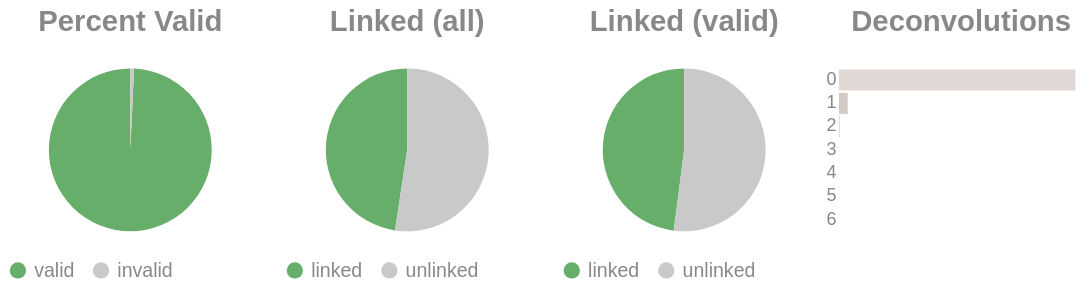

Notebook source saved alongside this figure:
### Code cell
if SKIPLR:
    pass
else:
    clash = Counter()
    for i in valids['molecule'].to_list():
        _mol = i.split("-")
        if len(_mol) == 1:
            clash.update('0')
        else:
            clash.update(_mol[-1])

    _d = {"deconvolutions": [], 'count': []}
    for k,v in clash.items():
        _d['deconvolutions'].append(k)
        _d['count'].append(v)

    tot_valid = valids['reads'].sum()
    mask = valids['reads'] >= 2
    n_linked_reads = valids.filter(mask)['reads'].sum()
    if n_linked_reads == 0:
        print_html("No linked molecules (>=2 reads) were detected; skipping linked-only distributions.")
        SKIPLR = True
    else:
        perc_valid = round(tot_valid / n_reads, 4)
        linked_perc_abs = round(n_linked_reads / n_reads, 4)
        linked_perc = round(n_linked_reads / tot_valid, 4)

    _valid = pl.DataFrame({"valids": ['valid', 'invalid'], "count": [tot_valid, n_reads - tot_valid]})
    _linked_abs = pl.DataFrame({"linked (absolute)": ['linked', 'unlinked'], "count": [n_linked_reads, n_reads - n_linked_reads]})
    _linked_rel = pl.DataFrame({"linked (valids)": ['linked', 'unlinked'], "count": [n_linked_reads, tot_valid - n_linked_reads]})

    (
        alt.hconcat(
            piechart(_valid, goodval = 'valid', title = "Percent Valid"),
            piechart(_linked_abs, goodval = "linked", title =  "Linked (all)"),
            piechart(_linked_rel, goodval = "linked", title =  "Linked (valid)"),
            convolutionbar(pl.DataFrame(_d), title = "Deconvolutions"),
            center = True,
            bounds = 'flush'
        )
        .resolve_scale(color='independent')
        .resolve_legend('independent')
        .properties(usermeta={'embedOptions': {"actions": False}})
    ).display()

### Figure 1 — Vega-Lite specification as saved in the notebook (floating-point values rounded to 4 significant figures)
{"width": "container", "height": 400, "config": {"title": {"anchor": "start", "dy": -15, "fontSize": 18, "color": "#888888", "subtitleColor": "#888888", "subtitleFontSize": 14}, "arc": {"fill": "#0072B2"}, "axis": {"domainColor": "#888888", "domainWidth": 0.5, "gridWidth": 0.2, "grid": false, "titleFontWeight": 400, "titleFontSize": 15, "labelFontSize": 11, "labelColor": "#888888", "tickColor": "#888888", "tickWidth": 0.2, "titleColor": "#888888"}, "axisBand": {"grid": false}, "axisX": {"grid": true, "tickSize": 10, "domainCap": "round"}, "axisY": {"domain": false, "grid": true, "tickSize": 0, "domainCap": "round"}, "background": "transparent", "header": {"labelFontSize": 15, "labelColor": "#888888", "titleFontSize": 15, "titleFontWeight": 600, "titleColor": "#888888"}, "legend": {"labelFont": "sans-serif", "labelFontSize": 12, "labelColor": "#888888", "symbolSize": 100, "symbolType": "circle", "titleFontSize": 12, "titlePadding": 10, "titleColor": "#888888", "title": null}, "range": {"category": ["#E69F00", "#56B4E9", "#009E73", "#F0E442", "#0072B2", "#D55E00", "#CC79A7", "#000000"], "diverging": ["#cfe8f3", "#a2d4ec", "#73bfe2", "#46abdb", "#1696d2", "#12719e"]}, "area": {"fill": "#0072B2", "fillOpacity": 0.7, "line": true, "strokeOpacity": 0.7}, "line": {"color": "#0072B2", "stroke": "#0072B2", "strokeWidth": 2}, "trail": {"color": "#0072B2", "stroke": "#0072B2", "strokeWidth": 0, "size": 1}, "point": {"filled": true, "fillOpacity": 1.0, "size": 95}, "text": {"color": "#888888", "fontSize": 11, "align": "right", "fontWeight": 400, "size": 11}, "bar": {"fill": "#0072B2", "stroke": null}, "view": {"stroke": null, "continuousWidth": 660, "continuousHeight": 400}}, "hconcat": [{"data": {"name": "data-27c7c00d2475bef2d33ad3510b51eb97"}, "mark": {"type": "arc"}, "encoding": {"color": {"field": "valids", "legend": {"orient": "bottom", "title": null}, "scale": {"domain": ["valid", "invalid"], "range": ["#68ae6b", "#C9C9C9"]}, "title": "Valids", "type": "nominal"}, "theta": {"field": "count", "type": "quantitative"}, "tooltip": [{"field": "valids", "title": "Valids", "type": "ordinal"}, {"field": "percent", "format": ".2%", "title": "Percent", "type": "quantitative"}, {"field": "count", "title": "Count", "type": "quantitative"}]}, "height": 100, "title": {"text": "Percent Valid", "align": "center", "anchor": "middle"}, "transform": [{"calculate": "datum.count / 8622174", "as": "percent"}], "width": 150}, {"data": {"name": "data-d921f93ef4613113f53d08d1887faf9d"}, "mark": {"type": "arc"}, "encoding": {"color": {"field": "linked (absolute)", "legend": {"orient": "bottom", "title": null}, "scale": {"domain": ["linked", "unlinked"], "range": ["#68ae6b", "#C9C9C9"]}, "title": "Linked (Absolute)", "type": "nominal"}, "theta": {"field": "count", "type": "quantitative"}, "tooltip": [{"field": "linked (absolute)", "title": "Linked (Absolute)", "type": "ordinal"}, {"field": "percent", "format": ".2%", "title": "Percent", "type": "quantitative"}, {"field": "count", "title": "Count", "type": "quantitative"}]}, "height": 100, "title": {"text": "Linked (all)", "align": "center", "anchor": "middle"}, "transform": [{"calculate": "datum.count / 8622174", "as": "percent"}], "width": 150}, {"data": {"name": "data-7af92c0f6fa9214b99be205cb6c304ca"}, "mark": {"type": "arc"}, "encoding": {"color": {"field": "linked (valids)", "legend": {"orient": "bottom", "title": null}, "scale": {"domain": ["linked", "unlinked"], "range": ["#68ae6b", "#C9C9C9"]}, "title": "Linked (Valids)", "type": "nominal"}, "theta": {"field": "count", "type": "quantitative"}, "tooltip": [{"field": "linked (valids)", "title": "Linked (Valids)", "type": "ordinal"}, {"field": "percent", "format": ".2%", "title": "Percent", "type": "quantitative"}, {"field": "count", "title": "Count", "type": "quantitative"}]}, "height": 100, "title": {"text": "Linked (valid)", "align": "center", "anchor": "middle"}, "transform": [{"calculate": "datum.count / 8559506", "as": "percent"}], "width": 150}, {"data": {"name": "data-4826e70809e3fd00689797644218cf6f"}, "mark": {"type": "bar"}, "encoding": {"color": {"field": "deconvolutions", "legend": null, "scale": {"scheme": "lightgreyred"}, "type": "nominal"}, "tooltip": [{"field": "deconvolutions", "title": "Deconvolutions", "type": "ordinal"}, {"field": "percent", "format": ".2%", "title": "Percent", "type": "quantitative"}, {"field": "count", "title": "Count", "type": "quantitative"}], "x": {"axis": null, "field": "count", "type": "quantitative"}, "y": {"field": "deconvolutions", "sort": "ascending", "title": null, "type": "nominal"}}, "height": 100, "title": {"text": "Deconvolutions", "align": "center", "anchor": "middle"}, "transform": [{"calculate": "datum.count / 5534037", "as": "percent"}], "width": 150}], "bounds": "flush", "center": true, "resolve": {"legend": {"angle": "independent"}, "scale": {"color": "independent"}}, "usermeta": {"embedOptions": {"actions": false}}, "$schema": "https://vega.github.io/schema/vega-lite/v6.1.0.json", "datasets": {"data-27c7c00d2475bef2d33ad3510b51eb97": [{"valids": "valid", "count": 8559506}, {"valids": "invalid", "count": 62668}], "data-d921f93ef4613113f53d08d1887faf9d": [{"linked (absolute)": "linked", "count": 4103881}, {"linked (absolute)": "unlinked", "count": 4518293}], "data-7af92c0f6fa9214b99be205cb6c304ca": [{"linked (valids)": "linked", "count": 4103881}, {"linked (valids)": "unlinked", "count": 4455625}], "data-4826e70809e3fd00689797644218cf6f": [{"deconvolutions": "0", "count": 5323280}, {"deconvolutions": "1", "count": 197596}, {"deconvolutions": "2", "count": 12160}, {"deconvolutions": "3", "count": 914}, {"deconvolutions": "4", "count": 77}, {"deconvolutions": "5", "count": 7}, {"deconvolutions": "6", "count": 3}]}}
